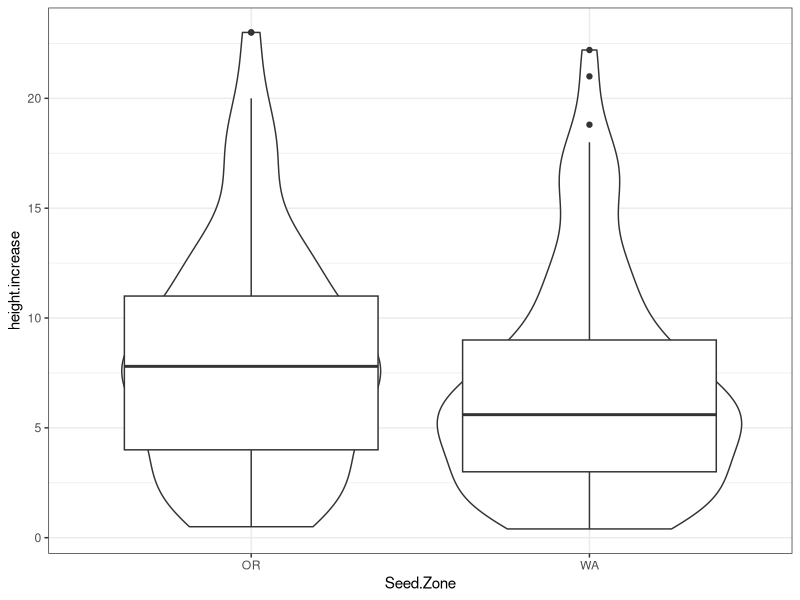
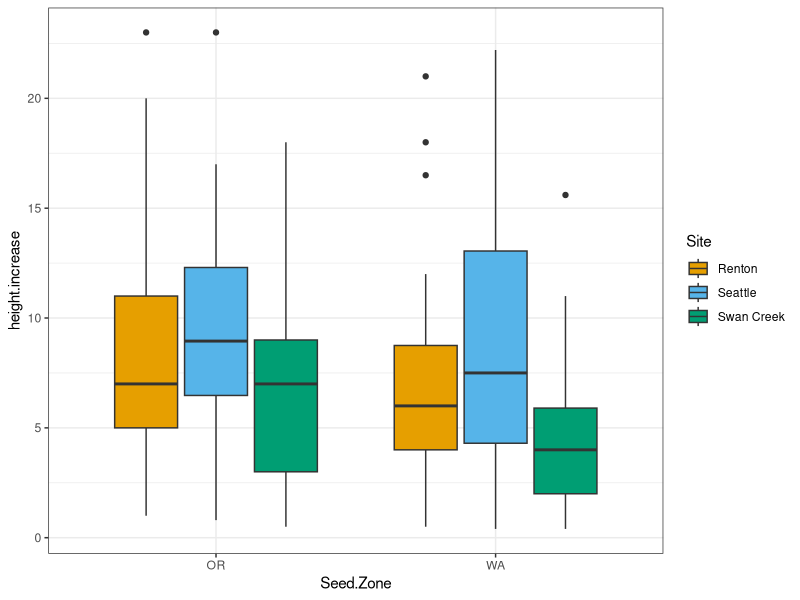
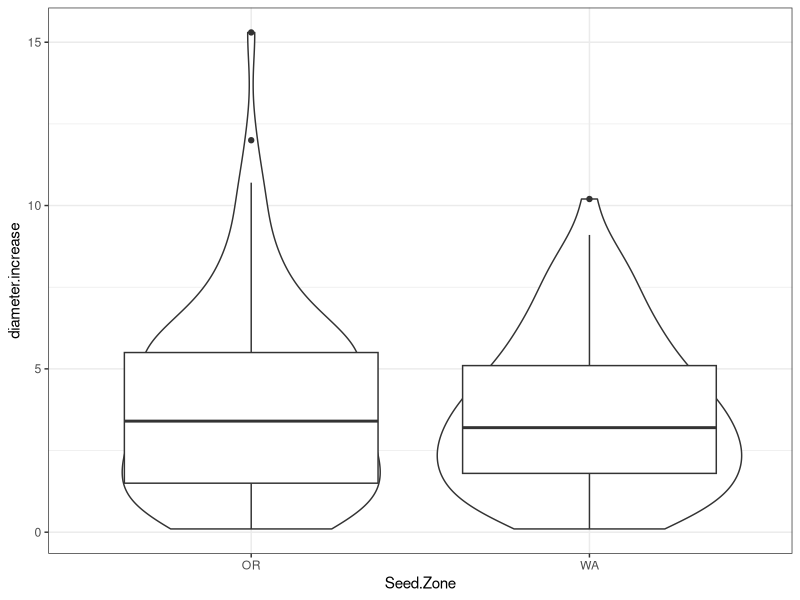
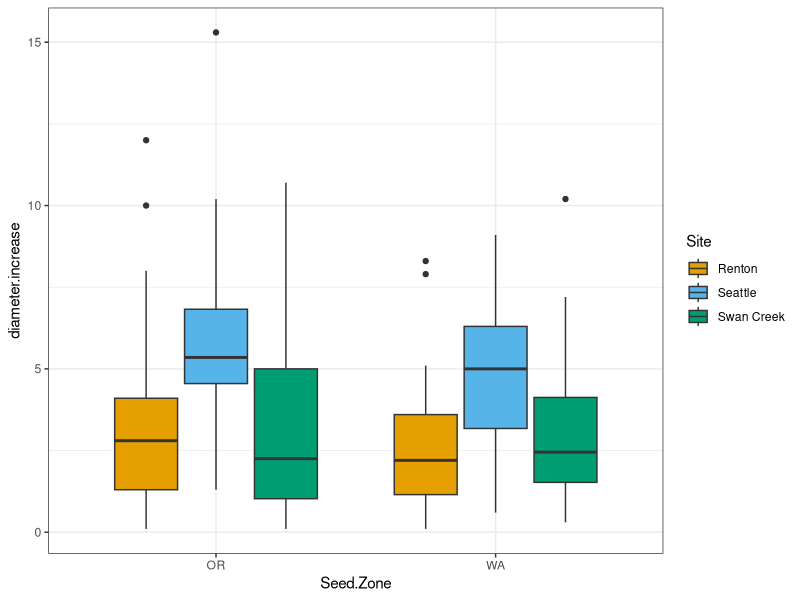
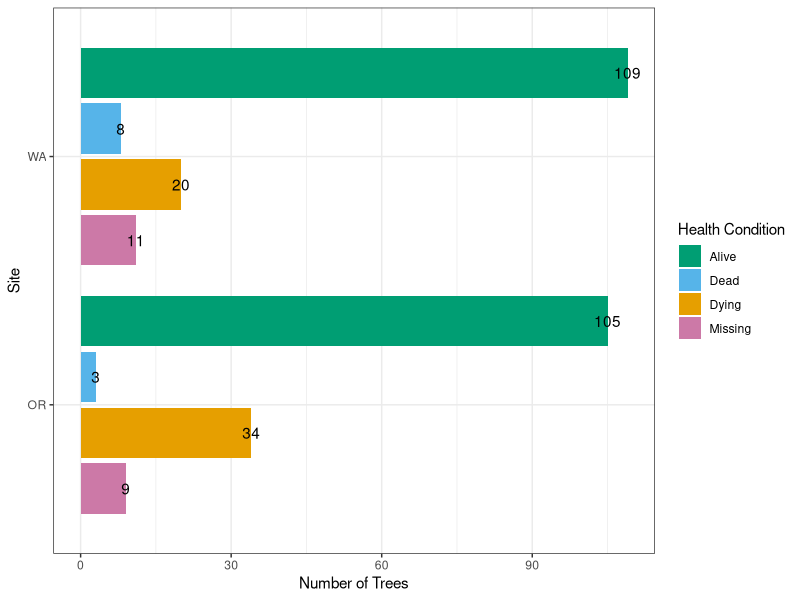
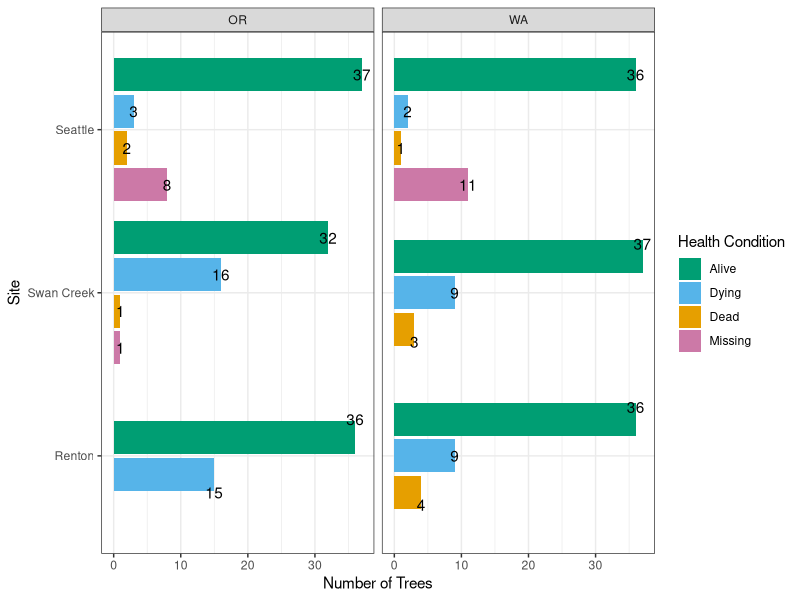

Write the R code that produced these figures, in order.
## ---- chunk 1
knitr::opts_chunk$set(echo = FALSE)
## ---- chunk 2
library(tidyverse)
library(kableExtra)
## ---- chunk 3
y1 <- read.csv("./data/2022 Measurements.csv")
y2 <- read.csv("./data/2023 Measurements.csv")
y1$Measurement.Year <- 2022
y1$Color <- ""
y2$Measurement.Year <- 2023
trees <- left_join(y1,y2,by=c("Site","Seed.Zone","Tree.Number")) %>% filter(Site!="Tomanamus" & Site!="") %>% droplevels()
## ---- chunk 4
#changes made in excel
#y1$Seed.Zone[y1$Seed.Zone=="WA "] <- "WA"
#y1$X2022.Tree.Height..cm.[y1$X2022.Tree.Height..cm.==5408] <- 54.8
#y1$X2022.Tree.Diameter..mm.[y1$X2022.Tree.Diameter..mm.==110.0] <- 11
#y2$X2023.Tree.Diameter..mm.[y2X2022.Tree.Diameter..mm.==123] <- 12.3
#y2$X2023.Tree.Diameter..mm.[y2X2022.Tree.Diameter..mm.==135] <- 13.5

#2023 seattle OR data skipped tree number 14, moved 15, 16, 17 measurements up. 8 was missing
#2023 seattle OR site was missing trees 42 and 43, but recorded trees 39-41 in 2023 were better fit for previous 2022 measurements for 41-43. However, trees were in different row. very confused. Wondering if trees OR42 and OR43 actually got moved to end of OR31 row somehow after site was mapped? 
#2023 seattle OR last row trees 42,43, 46 and 50 were missing. However, tree number 45 fit better with tree 46, feeling confident tree recorded as 45 was actually 46, and 47 was actually missing because trees 47-49 were actually trees 48-50, adjusted
#2023 Swan Creek WA #141 included a 40cm height increase, which must be a mistake. Recommend excluding all trees with greater than 30cm height increases from first analyses. 
#2023 Swan Creek WA #171 included a 70cm height increase, which must be a mistake. Recommend excluding all trees with greater than 30cm height increases from first analyses. 
## ---- chunk 5
trees$Date.Measured.x <- as.Date(trees$Date.Measured.x,"%m/%d/%y")
trees$Date.Planted<- as.Date(trees$Date.Planted,"%m/%d/%y")
trees$Date.Measured.y<- as.Date(trees$Date.Measured.y,"%m/%d/%y")
trees$Measurement.Prior.Planting <- as.numeric(trees$Date.Planted-trees$Date.Measured.x)
trees$Between.Measurements <-as.numeric(trees$Date.Measured.y-trees$Date.Measured.x)
trees <- trees %>% mutate (height.increase = Tree.Height..cm..y-Tree.Height..cm..x,diameter.increase=Tree.Diameter..mm..y-Tree.Diameter..mm..x)
trees$Site <- as.factor(trees$Site)
trees$Seed.Zone <-as.factor(trees$Seed.Zone)
trees$Health.y <- as.factor(trees$Health.y)
## ---- chunk 6
#y1$Seed.Zone[y1$Seed.Zone=="WA "] <- "WA"
trees$Health.y[trees$Health.y==""] <- "Missing"
trees$Health.y[trees$Health.y=="missing"] <- "Missing"
trees <- trees %>% droplevels()
## ---- chunk 7
# FILTERED ALL TREES with NEGATIVE height increases or NEGATIVE diameter increases
#Data cleaning
#neg.trees <- trees %>% filter(height.increase<0)
#neg.trees <- neg.trees[c(1,2,3,5,6,12,13,20,21)]
#pos.trees <- trees %>% filter(height.increase>20)

## ---- chunk 8
trees.pos <- trees %>% filter(height.increase>0 & height.increase<24 & diameter.increase>0)  #a few possible mistakes in measurements with trees greater than 30cm height increase. Removing trees above 24 increase also removes Seattle OR Trees 39-41 which were off in measurements, trees were possibly moved after mapping? 
## ---- chunk 9
Site.Summary <- trees.pos %>% group_by(Site,Seed.Zone) %>% summarize(n=n()) %>% left_join(.,trees.pos,by="Site",multiple="first")
kable(Site.Summary[c(1,2,3,11,23,24)]) %>% kable_material(c("striped", "hover","condensed"))
## ---- chunk 10
trees.summary <- trees.pos %>% group_by(Seed.Zone) %>% filter (height.increase>0)  %>% summarize(
n=n(),
y1mean.height=mean(Tree.Height..cm..x),
y1mean.diameter=mean(Tree.Diameter..mm..x),
y2mean.height=mean(Tree.Height..cm..y,na.rm=TRUE),
y2mean.diameter=mean(Tree.Diameter..mm..y,na.rm=TRUE),
mean.height.increase=mean(height.increase,na.rm=TRUE),
mean.diameter.increase=mean(diameter.increase,na.rm=TRUE))
kable(trees.summary[c(1,2,7,8)],digits = 2) %>% kable_material(c("striped", "hover","condensed"))
## ---- chunk 11
trees.summary.sites <- trees.pos %>% group_by(Site,Seed.Zone) %>% summarize(
n=n(),                                                                  y1mean.height=mean(Tree.Height..cm..x),
y1mean.diameter=mean(Tree.Diameter..mm..x),
y2mean.height=mean(Tree.Height..cm..y,na.rm=TRUE),
y2mean.diameter=mean(Tree.Diameter..mm..y,na.rm=TRUE),
mean.height.increase=mean(height.increase,na.rm=TRUE),
mean.diameter.increase=mean(diameter.increase,na.rm=TRUE))

kable(trees.summary.sites[c(1,2,3,8,9)],digits = 2) %>% kable_material(c("striped", "hover","condensed"))
## ---- chunk 12
ggplot(trees.pos,aes(Seed.Zone,height.increase)) +geom_violin() +geom_boxplot()  +theme_bw() 
## ---- chunk 13
ggplot(trees.pos,aes(Seed.Zone,height.increase,fill=Site)) +geom_boxplot() +theme_bw() +scale_fill_manual(values=c("#E69F00", "#56B4E9", "#009E73"))
## ---- chunk 14
ggplot(trees.pos,aes(Seed.Zone,diameter.increase)) +geom_violin() +geom_boxplot() +theme_bw()
## ---- chunk 15
ggplot(trees.pos,aes(Seed.Zone,diameter.increase,fill=Site)) +geom_boxplot() +theme_bw() +scale_fill_manual(values=c("#E69F00", "#56B4E9", "#009E73"))
## ---- chunk 16
trees.condition.zone <- trees %>% group_by(Seed.Zone,Health.y) %>% summarize(n=n()) %>% filter(Health.y!="NA")
#kable(trees.condition.zone) %>% kable_material(c("striped", "hover","condensed"))
## ---- chunk 17
ggplot(trees.condition.zone,aes(x = reorder(Seed.Zone, -n),n,fill=Health.y))+geom_col(position = position_dodge2(preserve = "single",reverse=TRUE))+theme_bw()+coord_flip()+scale_fill_manual(values=c( "#009E73","#56B4E9","#E69F00","#CC79A7"))+labs(x="Site",y="Number of Trees",fill="Health Condition") +geom_text(aes(label=n,group=Health.y),position = position_dodge2(width=0.9,reverse=TRUE))
## ---- chunk 18
trees.condition <- trees %>% group_by(Site,Seed.Zone,Health.y) %>% summarize(n=n()) %>% filter(Health.y!="NA")
#kable(trees.condition) %>% kable_material(c("striped", "hover","condensed"))
## ---- chunk 19
trees.condition$Health.y <- factor(trees.condition$Health.y, levels=c('Alive','Dying','Dead','Missing'))
## ---- chunk 20
ggplot(trees.condition,aes(x = reorder(Site, -n),n,fill=Health.y))+facet_wrap(~Seed.Zone)+geom_col(position = position_dodge2(preserve = "single",reverse=TRUE))+theme_bw()+coord_flip()+scale_fill_manual(values=c( "#009E73","#56B4E9","#E69F00","#CC79A7"))+labs(x="Site",y="Number of Trees",fill="Health Condition") +geom_text(aes(label=n,group=Health.y),position = position_dodge2(width=0.9,reverse=TRUE))
